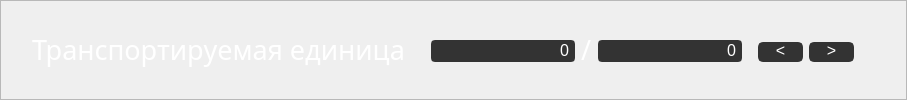
                     <widget class="QFrame" name="frame_5">
                      <property name="minimumSize">
                       <size>
                        <width>55</width>
                        <height>55</height>
                       </size>
                      </property>
                      <property name="styleSheet">
                       <string notr="true"/>
                      </property>
                      <property name="frameShape">
                       <enum>QFrame::StyledPanel</enum>
                      </property>
                      <property name="frameShadow">
                       <enum>QFrame::Raised</enum>
                      </property>
                      <layout class="QHBoxLayout" name="horizontalLayout_9">
                       <item>
                        <spacer name="horizontalSpacer_12">
                         <property name="orientation">
                          <enum>Qt::Horizontal</enum>
                         </property>
                         <property name="sizeType">
                          <enum>QSizePolicy::Fixed</enum>
                         </property>
                         <property name="sizeHint" stdset="0">
                          <size>
                           <width>20</width>
                           <height>20</height>
                          </size>
                         </property>
                        </spacer>
                       </item>
                       <item>
                        <widget class="QLabel" name="label_home_main_title">
                         <property name="sizePolicy">
                          <sizepolicy hsizetype="Preferred" vsizetype="Preferred">
                           <horstretch>0</horstretch>
                           <verstretch>0</verstretch>
                          </sizepolicy>
                         </property>
                         <property name="minimumSize">
                          <size>
                           <width>0</width>
                           <height>0</height>
                          </size>
                         </property>
                         <property name="maximumSize">
                          <size>
                           <width>16777215</width>
                           <height>16777215</height>
                          </size>
                         </property>
                         <property name="font">
                          <font>
                           <family>Segoe UI Semilight</family>
                           <pointsize>24</pointsize>
                          </font>
                         </property>
                         <property name="styleSheet">
                          <string notr="true">QLabel {
	color:rgb(255,255,255);
}</string>
                         </property>
                         <property name="text">
                          <string>&lt;html&gt;&lt;head/&gt;&lt;body&gt;&lt;p&gt;&lt;span style=&quot; font-size:20pt;&quot;&gt;Транспортируемая единица&lt;/span&gt;&lt;/p&gt;&lt;/body&gt;&lt;/html&gt;</string>
                         </property>
                         <property name="textFormat">
                          <enum>Qt::RichText</enum>
                         </property>
                        </widget>
                       </item>
                       <item>
                        <spacer name="horizontalSpacer_10">
                         <property name="orientation">
                          <enum>Qt::Horizontal</enum>
                         </property>
                         <property name="sizeType">
                          <enum>QSizePolicy::Fixed</enum>
                         </property>
                         <property name="sizeHint" stdset="0">
                          <size>
                           <width>20</width>
                           <height>20</height>
                          </size>
                         </property>
                        </spacer>
                       </item>
                       <item>
                        <widget class="QLineEdit" name="line_home_page_current">
                         <property name="enabled">
                          <bool>true</bool>
                         </property>
                         <property name="sizePolicy">
                          <sizepolicy hsizetype="Fixed" vsizetype="Fixed">
                           <horstretch>0</horstretch>
                           <verstretch>0</verstretch>
                          </sizepolicy>
                         </property>
                         <property name="minimumSize">
                          <size>
                           <width>50</width>
                           <height>25</height>
                          </size>
                         </property>
                         <property name="maximumSize">
                          <size>
                           <width>16777215</width>
                           <height>25</height>
                          </size>
                         </property>
                         <property name="font">
                          <font>
                           <family>Segoe UI</family>
                           <pointsize>12</pointsize>
                          </font>
                         </property>
                         <property name="styleSheet">
                          <string notr="true">QLineEdit {
	color:rgb(255,255,255);
	border:2px solid rgb(51,51,51);
	border-radius:4px;
	background:rgb(51,51,51);
	margin-top: 3px;
	padding-bottom: 3px;
}

QLineEdit:disabled {
	color:rgb(255,255,255);
	border:2px solid rgb(112,112,112);
	border-radius:4px;
	background:rgb(112,112,112);
}</string>
                         </property>
                         <property name="text">
                          <string>0</string>
                         </property>
                         <property name="alignment">
                          <set>Qt::AlignRight|Qt::AlignTrailing|Qt::AlignVCenter</set>
                         </property>
                        </widget>
                       </item>
                       <item>
                        <widget class="QLabel" name="label_home_main_slash">
                         <property name="sizePolicy">
                          <sizepolicy hsizetype="Preferred" vsizetype="Preferred">
                           <horstretch>0</horstretch>
                           <verstretch>0</verstretch>
                          </sizepolicy>
                         </property>
                         <property name="minimumSize">
                          <size>
                           <width>0</width>
                           <height>0</height>
                          </size>
                         </property>
                         <property name="maximumSize">
                          <size>
                           <width>16777215</width>
                           <height>16777215</height>
                          </size>
                         </property>
                         <property name="font">
                          <font>
                           <family>Segoe UI Semilight</family>
                           <pointsize>24</pointsize>
                          </font>
                         </property>
                         <property name="styleSheet">
                          <string notr="true"/>
                         </property>
                         <property name="text">
                          <string>&lt;html&gt;&lt;head/&gt;&lt;body&gt;&lt;p&gt;&lt;span style=&quot; font-size:20pt; color:#ffffff;&quot;&gt;/&lt;/span&gt;&lt;/p&gt;&lt;/body&gt;&lt;/html&gt;</string>
                         </property>
                         <property name="textFormat">
                          <enum>Qt::RichText</enum>
                         </property>
                        </widget>
                       </item>
                       <item>
                        <widget class="QLineEdit" name="line_home_page_total">
                         <property name="enabled">
                          <bool>true</bool>
                         </property>
                         <property name="sizePolicy">
                          <sizepolicy hsizetype="Fixed" vsizetype="Fixed">
                           <horstretch>0</horstretch>
                           <verstretch>0</verstretch>
                          </sizepolicy>
                         </property>
                         <property name="minimumSize">
                          <size>
                           <width>50</width>
                           <height>25</height>
                          </size>
                         </property>
                         <property name="maximumSize">
                          <size>
                           <width>16777215</width>
                           <height>25</height>
                          </size>
                         </property>
                         <property name="font">
                          <font>
                           <family>Segoe UI</family>
                           <pointsize>12</pointsize>
                          </font>
                         </property>
                         <property name="styleSheet">
                          <string notr="true">QLineEdit {
	color:rgb(255,255,255);
	border:2px solid rgb(51,51,51);
	border-radius:4px;
	background:rgb(51,51,51);
	margin-top: 3px;
	padding-bottom: 3px;
}

QLineEdit:disabled {
	color:rgb(255,255,255);
	border:2px solid rgb(112,112,112);
	border-radius:4px;
	background:rgb(112,112,112);
}</string>
                         </property>
                         <property name="text">
                          <string>0</string>
                         </property>
                         <property name="alignment">
                          <set>Qt::AlignRight|Qt::AlignTrailing|Qt::AlignVCenter</set>
                         </property>
                        </widget>
                       </item>
                       <item>
                        <spacer name="horizontalSpacer_11">
                         <property name="orientation">
                          <enum>Qt::Horizontal</enum>
                         </property>
                         <property name="sizeType">
                          <enum>QSizePolicy::Fixed</enum>
                         </property>
                         <property name="sizeHint" stdset="0">
                          <size>
                           <width>10</width>
                           <height>20</height>
                          </size>
                         </property>
                        </spacer>
                       </item>
                       <item>
                        <widget class="QPushButton" name="bn_home_page_previous">
                         <property name="minimumSize">
                          <size>
                           <width>45</width>
                           <height>25</height>
                          </size>
                         </property>
                         <property name="maximumSize">
                          <size>
                           <width>69</width>
                           <height>25</height>
                          </size>
                         </property>
                         <property name="font">
                          <font>
                           <family>Segoe UI</family>
                           <pointsize>12</pointsize>
                          </font>
                         </property>
                         <property name="styleSheet">
                          <string notr="true">QPushButton {
	border: 2px solid rgb(51,51,51);
	border-radius: 5px;	
	color:rgb(255,255,255);
	background-color: rgb(51,51,51);
	margin-top: 5px;
	padding-bottom: 3px;
}
QPushButton:hover {
	border: 2px solid rgb(0,143,150);
	background-color: rgb(0,143,150);
}
QPushButton:pressed {	
	border: 2px solid rgb(0,143,150);
	background-color: rgb(51,51,51);
}

QPushButton:disabled {	
	border-radius: 5px;	
	border: 2px solid rgb(112,112,112);
	background-color: rgb(112,112,112);
}</string>
                         </property>
                         <property name="text">
                          <string>&lt;</string>
                         </property>
                        </widget>
                       </item>
                       <item>
                        <widget class="QPushButton" name="bn_home_page_next">
                         <property name="minimumSize">
                          <size>
                           <width>45</width>
                           <height>25</height>
                          </size>
                         </property>
                         <property name="maximumSize">
                          <size>
                           <width>69</width>
                           <height>25</height>
                          </size>
                         </property>
                         <property name="font">
                          <font>
                           <family>Segoe UI</family>
                           <pointsize>12</pointsize>
                          </font>
                         </property>
                         <property name="styleSheet">
                          <string notr="true">QPushButton {
	border: 2px solid rgb(51,51,51);
	border-radius: 5px;	
	color:rgb(255,255,255);
	background-color: rgb(51,51,51);
	margin-top: 5px;
	padding-bottom: 3px;
}
QPushButton:hover {
	border: 2px solid rgb(0,143,150);
	background-color: rgb(0,143,150);
}
QPushButton:pressed {	
	border: 2px solid rgb(0,143,150);
	background-color: rgb(51,51,51);
}

QPushButton:disabled {	
	border-radius: 5px;	
	border: 2px solid rgb(112,112,112);
	background-color: rgb(112,112,112);
}</string>
                         </property>
                         <property name="text">
                          <string>&gt;</string>
                         </property>
                        </widget>
                       </item>
                       <item>
                        <spacer name="horizontalSpacer_9">
                         <property name="orientation">
                          <enum>Qt::Horizontal</enum>
                         </property>
                         <property name="sizeType">
                          <enum>QSizePolicy::Expanding</enum>
                         </property>
                         <property name="sizeHint" stdset="0">
                          <size>
                           <width>41</width>
                           <height>20</height>
                          </size>
                         </property>
                        </spacer>
                       </item>
                      </layout>
                     </widget>
